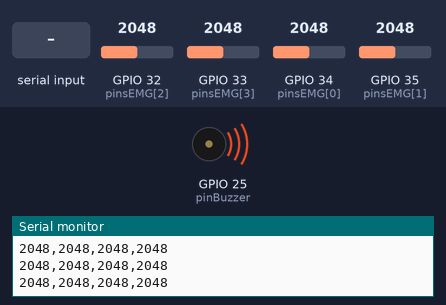
Recording of a sketch running on a simulated ESP32. Parts: buzzer (waves = sounding, pin HIGH), the last lines printed to the serial monitor. The test bench sets the inputs (shaded band); at power-on: GPIO 32 (pinsEMG[2]) = 2048, GPIO 33 (pinsEMG[3]) = 2048, GPIO 34 (pinsEMG[0]) = 2048, GPIO 35 (pinsEMG[1]) = 2048. Nothing arrives over Bluetooth unless stated.

Above: at 1.2 s.
1.3 s: "BEEP\n" received over the second serial link
At 1.36 s:
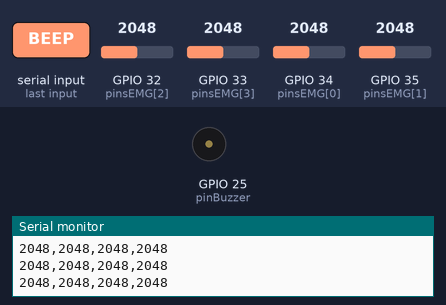
Timing chart, 0 to 4.3 s (numbered marks = the images above; inputs shaded):
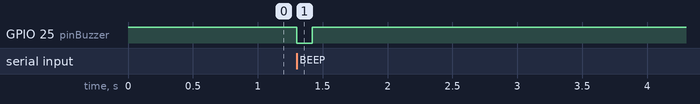

Measured:
- after the input at 1.3 s, GPIO 25 (pinBuzzer): HIGH → LOW at once, → HIGH 0.12 s later

The sketch:

ESP32_sEMG_Buzzer.ino
```cpp
#include "BluetoothSerial.h"
#if !defined(CONFIG_BT_ENABLED) || !defined(CONFIG_BLUEDROID_ENABLED)
#error Bluetooth no habilitado en esta compilacion
#endif

BluetoothSerial SerialBT;
const int NUM_SENSORES = 4;
const int pinsEMG[NUM_SENSORES] = {34, 35, 32, 33};
const int pinBuzzer = 25; // Buzzer activo LOW-LEVEL TRIGGER
const int window_size = 5;
int valores[NUM_SENSORES][window_size] = {};
int indices[NUM_SENSORES] = {0, 0, 0, 0};
long sumas[NUM_SENSORES] = {0, 0, 0, 0};
const int threshold = 2000;
bool pressed[NUM_SENSORES] = {false, false, false, false};
unsigned long ultimoMuestreo = 0;
const unsigned long intervaloMuestreo = 20;

// Pitido no bloqueante: el muestreo sigue funcionando mientras suena.
const unsigned long duracionPitido = 120; // milisegundos
bool buzzerSonando = false;
unsigned long inicioPitido = 0;
String comandoBT = "";

void iniciarPitido() {
  digitalWrite(pinBuzzer, LOW); // LOW activa el modulo especificado
  inicioPitido = millis();
  buzzerSonando = true;
}

void procesarBluetooth() {
  while (SerialBT.available()) {
    char c = (char) SerialBT.read();
    if (c == '\n' || c == '\r') {
      comandoBT.trim();
      if (comandoBT == "BEEP") {
        iniciarPitido();
        Serial.println("[BUZZER] Repeticion registrada");
      }
      comandoBT = "";
    } else if (comandoBT.length() < 24) {
      comandoBT += c;
    } else {
      comandoBT = "";
    }
  }
}

void btCallback(esp_spp_cb_event_t event, esp_spp_cb_param_t *param) {
  if (event == ESP_SPP_SRV_OPEN_EVT) Serial.println(">>> [BT] Laptop conectada");
  else if (event == ESP_SPP_CLOSE_EVT) Serial.println(">>> [BT] Laptop desconectada");
}

void setup() {
  Serial.begin(115200);
  pinMode(pinBuzzer, OUTPUT);
  digitalWrite(pinBuzzer, HIGH); // Reposo: apagado
  SerialBT.register_callback(btCallback);
  if (!SerialBT.begin("ESP32_sEMG_Vest")) Serial.println("Error al iniciar Bluetooth");
  else Serial.println("Bluetooth listo: ESP32_sEMG_Vest");
}

void loop() {
  procesarBluetooth();
  unsigned long ahora = millis();
  if (buzzerSonando && ahora - inicioPitido >= duracionPitido) {
    digitalWrite(pinBuzzer, HIGH);
    buzzerSonando = false;
  }

  if (ahora - ultimoMuestreo >= intervaloMuestreo) {
    ultimoMuestreo = ahora;
    int promedios[NUM_SENSORES];
    for (int s = 0; s < NUM_SENSORES; s++) {
      int lectura = analogRead(pinsEMG[s]);
      sumas[s] -= valores[s][indices[s]];
      valores[s][indices[s]] = lectura;
      sumas[s] += lectura;
      indices[s] = (indices[s] + 1) % window_size;
      promedios[s] = sumas[s] / window_size;
    }

    char dataStream[48];
    snprintf(dataStream, sizeof(dataStream), "%d,%d,%d,%d",
             promedios[0], promedios[1], promedios[2], promedios[3]);
    Serial.println(dataStream);
    if (SerialBT.hasClient()) SerialBT.println(dataStream);

    // Preservamos los eventos de EMG originales: NO activan el buzzer.
    for (int s = 0; s < NUM_SENSORES; s++) {
      if (!pressed[s] && promedios[s] > threshold) {
        char mensaje[32];
        snprintf(mensaje, sizeof(mensaje), "COMANDO:FLEXION_CH%d", s + 1);
        Serial.println(mensaje);
        if (SerialBT.hasClient()) SerialBT.println(mensaje);
        pressed[s] = true;
      } else if (pressed[s] && promedios[s] < threshold * 0.8) {
        pressed[s] = false;
      }
    }
  }
}
```
